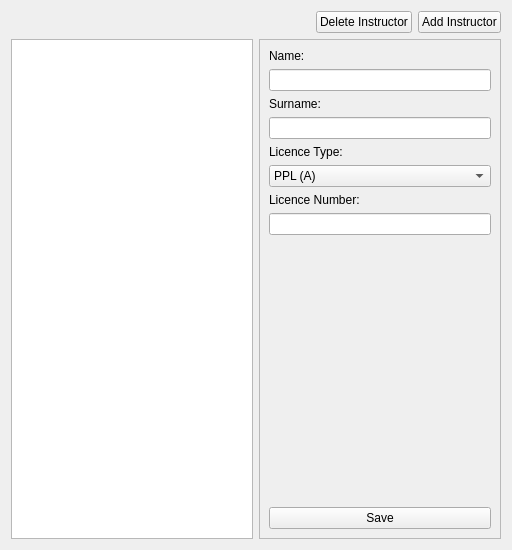
<?xml version="1.0" encoding="UTF-8"?>
<ui version="4.0">
 <class>WInstructors</class>
 <widget class="QWidget" name="WInstructors">
  <property name="geometry">
   <rect>
    <x>0</x>
    <y>0</y>
    <width>512</width>
    <height>550</height>
   </rect>
  </property>
  <property name="windowTitle">
   <string>Form</string>
  </property>
  <layout class="QVBoxLayout" name="verticalLayout">
   <item>
    <layout class="QHBoxLayout" name="horizontalLayout_5">
     <item>
      <spacer name="horizontalSpacer_3">
       <property name="orientation">
        <enum>Qt::Orientation::Horizontal</enum>
       </property>
       <property name="sizeHint" stdset="0">
        <size>
         <width>40</width>
         <height>20</height>
        </size>
       </property>
      </spacer>
     </item>
     <item>
      <widget class="QPushButton" name="btnDelete">
       <property name="text">
        <string>Delete Instructor</string>
       </property>
       <property name="icon">
        <iconset theme="QIcon::ThemeIcon::EditDelete"/>
       </property>
      </widget>
     </item>
     <item>
      <widget class="QPushButton" name="btnAdd">
       <property name="text">
        <string>Add Instructor</string>
       </property>
       <property name="icon">
        <iconset theme="QIcon::ThemeIcon::ContactNew"/>
       </property>
      </widget>
     </item>
    </layout>
   </item>
   <item>
    <layout class="QHBoxLayout" name="horizontalLayout_6" stretch="1,1">
     <item>
      <widget class="QTableView" name="tblInstructors">
       <property name="editTriggers">
        <set>QAbstractItemView::EditTrigger::NoEditTriggers</set>
       </property>
       <property name="selectionMode">
        <enum>QAbstractItemView::SelectionMode::SingleSelection</enum>
       </property>
       <property name="selectionBehavior">
        <enum>QAbstractItemView::SelectionBehavior::SelectRows</enum>
       </property>
      </widget>
     </item>
     <item>
      <widget class="QFrame" name="frame">
       <property name="frameShape">
        <enum>QFrame::Shape::StyledPanel</enum>
       </property>
       <property name="frameShadow">
        <enum>QFrame::Shadow::Raised</enum>
       </property>
       <layout class="QVBoxLayout" name="verticalLayout_2">
        <item>
         <widget class="QLabel" name="label">
          <property name="text">
           <string>Name:</string>
          </property>
         </widget>
        </item>
        <item>
         <widget class="QLineEdit" name="txtName"/>
        </item>
        <item>
         <widget class="QLabel" name="label_2">
          <property name="text">
           <string>Surname:</string>
          </property>
         </widget>
        </item>
        <item>
         <widget class="QLineEdit" name="txtSurname"/>
        </item>
        <item>
         <widget class="QLabel" name="label_3">
          <property name="text">
           <string>Licence Type:</string>
          </property>
         </widget>
        </item>
        <item>
         <widget class="QComboBox" name="cbLicenceType">
          <item>
           <property name="text">
            <string>PPL (A)</string>
           </property>
          </item>
          <item>
           <property name="text">
            <string>CPL (A)</string>
           </property>
          </item>
          <item>
           <property name="text">
            <string>ATPL (A)</string>
           </property>
          </item>
          <item>
           <property name="text">
            <string>ULP</string>
           </property>
          </item>
          <item>
           <property name="text">
            <string>SPL</string>
           </property>
          </item>
          <item>
           <property name="text">
            <string>PPL (H)</string>
           </property>
          </item>
          <item>
           <property name="text">
            <string>CPL (H)</string>
           </property>
          </item>
          <item>
           <property name="text">
            <string>ATPL (H)</string>
           </property>
          </item>
         </widget>
        </item>
        <item>
         <widget class="QLabel" name="label_4">
          <property name="text">
           <string>Licence Number:</string>
          </property>
         </widget>
        </item>
        <item>
         <widget class="QLineEdit" name="txtLicenceNumber"/>
        </item>
        <item>
         <spacer name="verticalSpacer">
          <property name="orientation">
           <enum>Qt::Orientation::Vertical</enum>
          </property>
          <property name="sizeHint" stdset="0">
           <size>
            <width>20</width>
            <height>223</height>
           </size>
          </property>
         </spacer>
        </item>
        <item>
         <widget class="QPushButton" name="btnSave">
          <property name="text">
           <string>Save</string>
          </property>
          <property name="icon">
           <iconset theme="QIcon::ThemeIcon::DocumentSave"/>
          </property>
         </widget>
        </item>
       </layout>
      </widget>
     </item>
    </layout>
   </item>
  </layout>
 </widget>
 <resources/>
 <connections/>
</ui>
